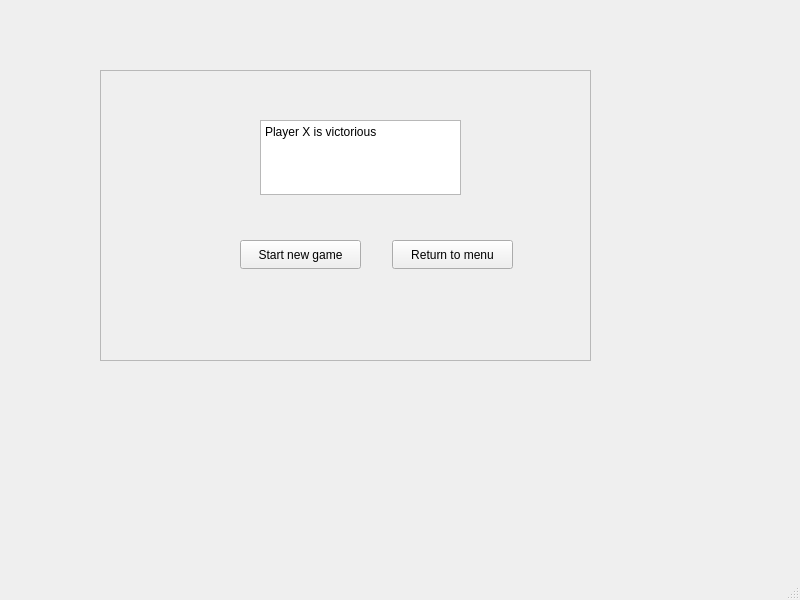
<?xml version="1.0" encoding="UTF-8"?>
<ui version="4.0">
 <class>MainWindow</class>
 <widget class="QMainWindow" name="MainWindow">
  <property name="geometry">
   <rect>
    <x>0</x>
    <y>0</y>
    <width>800</width>
    <height>600</height>
   </rect>
  </property>
  <property name="windowTitle">
   <string>MainWindow</string>
  </property>
  <widget class="QWidget" name="centralwidget">
   <widget class="QFrame" name="frame">
    <property name="geometry">
     <rect>
      <x>100</x>
      <y>70</y>
      <width>491</width>
      <height>291</height>
     </rect>
    </property>
    <property name="frameShape">
     <enum>QFrame::StyledPanel</enum>
    </property>
    <property name="frameShadow">
     <enum>QFrame::Raised</enum>
    </property>
    <widget class="QTextEdit" name="textEdit">
     <property name="geometry">
      <rect>
       <x>160</x>
       <y>50</y>
       <width>201</width>
       <height>75</height>
      </rect>
     </property>
     <property name="html">
      <string>&lt;!DOCTYPE HTML PUBLIC &quot;-//W3C//DTD HTML 4.0//EN&quot; &quot;http://www.w3.org/TR/REC-html40/strict.dtd&quot;&gt;
&lt;html&gt;&lt;head&gt;&lt;meta name=&quot;qrichtext&quot; content=&quot;1&quot; /&gt;&lt;meta charset=&quot;utf-8&quot; /&gt;&lt;style type=&quot;text/css&quot;&gt;
p, li { white-space: pre-wrap; }
hr { height: 1px; border-width: 0; }
li.unchecked::marker { content: &quot;\2610&quot;; }
li.checked::marker { content: &quot;\2612&quot;; }
&lt;/style&gt;&lt;/head&gt;&lt;body style=&quot; font-family:'Segoe UI'; font-size:9pt; font-weight:400; font-style:normal;&quot;&gt;
&lt;p style=&quot; margin-top:0px; margin-bottom:0px; margin-left:0px; margin-right:0px; -qt-block-indent:0; text-indent:0px;&quot;&gt;Player X is victorious&lt;/p&gt;&lt;/body&gt;&lt;/html&gt;</string>
     </property>
    </widget>
    <widget class="QPushButton" name="pushButton">
     <property name="geometry">
      <rect>
       <x>140</x>
       <y>170</y>
       <width>121</width>
       <height>29</height>
      </rect>
     </property>
     <property name="text">
      <string>Start new game</string>
     </property>
    </widget>
    <widget class="QPushButton" name="pushButton_2">
     <property name="geometry">
      <rect>
       <x>292</x>
       <y>170</y>
       <width>121</width>
       <height>29</height>
      </rect>
     </property>
     <property name="text">
      <string>Return to menu</string>
     </property>
    </widget>
   </widget>
  </widget>
  <widget class="QMenuBar" name="menubar">
   <property name="geometry">
    <rect>
     <x>0</x>
     <y>0</y>
     <width>800</width>
     <height>26</height>
    </rect>
   </property>
  </widget>
  <widget class="QStatusBar" name="statusbar"/>
 </widget>
 <resources/>
 <connections/>
</ui>
